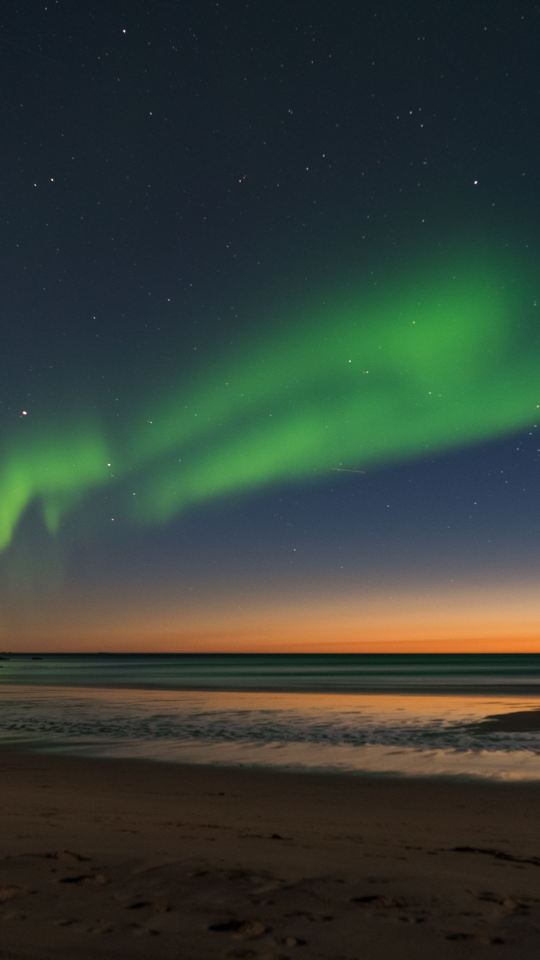
#> input picture assets/scenes/arctic/aurora1.jpg, 1080 x 1920 px (shown at 1/2 size)
$ python -i make_cover.py   (imports and definitions only)
#> lines starting #> are read from the running program, lines starting #| are printed output that depends on the picture
#> further down, picture is the input picture: PIL image 1080x1920 RGB; mean R, G, B 52.4, 62.3, 53.1
#!/usr/bin/env python3
# -*- coding: utf-8 -*-
"""
小红书封面生成器（bookmadebook 早晚班生产线用）

设计依据（2026-09-19 实测诊断：《莫斯科绅士》封面点击率 5.6% vs 同类中位 8.6%）：
  旧做法 = 从成片抽一帧当封面 → 无人、无钩子、书名仅占画面高 1.5%，缩略图里看不见。

本脚本规则：
  ① 尺寸：1080×1440（3:4，小红书信息流裁切后的安全区）同时出 1080×1920（9:16）兼容版
  ② 一句钩子 ≤14 字，字号 ≥ 画面高 8%（1440 下 ≥ 115px）
  ③ 单一视觉焦点（底图居中裁切，人物/主体居中）
  ④ 左下书名+作者小字（吃搜索与品牌），右下「AI 生成内容」角标（合规）
  ⑤ 底部渐变压暗保证文字可读

用法：
  python3 scripts/make_cover.py \
      --book 莫斯科绅士 --author 埃默·托尔斯 \
      --hook "被软禁32年，他活成了最优雅的人" \
      --base assets/scenes/book_莫斯科绅士/grand_hotel_lobby_marble/video/01.mp4 \
      --out /tmp/cover_v1.jpg
"""
import argparse, json, subprocess, sys, tempfile, os, warnings
# [1 line not run here, left out]
from pathlib import Path
from PIL import Image, ImageDraw, ImageFont, ImageFilter

RESAMPLE = getattr(getattr(Image, "Resampling", Image), "LANCZOS")

W, H = 1080, 1440          # 3:4 主版
W9, H9 = 1080, 1920        # 9:16 兼容版
FONT_BOLD = "/usr/share/fonts/opentype/noto/NotoSerifCJK-Bold.ttc"
FONT_REG  = "/usr/share/fonts/opentype/noto/NotoSansCJK-Regular.ttc"
FALLBACK_BOLD = "/mnt/c/Windows/Fonts/msyhbd.ttc"
FALLBACK_REG  = "/mnt/c/Windows/Fonts/msyh.ttc"


EXCLUDE = set()


# [31 lines left out: functions load_exclude, is_excluded, not called in this run]


def detail_score(img: Image.Image) -> float:
    """画面信息量评分。

    2026-09-19 加"中心主体清晰度"项：只看全图边缘方差会被**焦外虚化**骗到
    （实测怀表那版全是 bokeh，边缘方差照样高，但主体完全看不清）。
    中心区（主体所在）权重 45%，全图 55%；过亮/过暗（雾、空天、死黑）重罚。
    """
    g = img.convert("L").resize((240, 426))
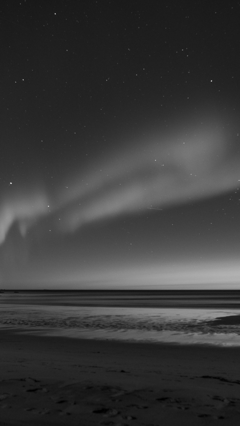
#> g: PIL image 240x426 L; min 0, max 178, mean 58.3
    edges = g.filter(ImageFilter.FIND_EDGES)
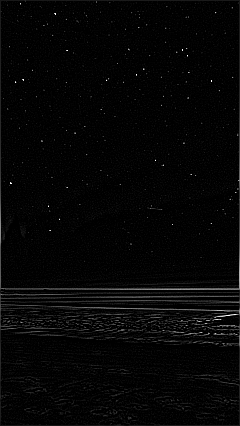
#> edges: PIL image 240x426 L; min 0, max 255, mean 5.7
    data = list(edges.getdata())
#> data = 102240 items
    mean = sum(data) / len(data)
#> mean = 5.67
    var = sum((v - mean) ** 2 for v in data) / len(data)
#> var = 236.1
    # 中心 55% 区域（主体位置）的清晰度
    cw, ch = int(240 * 0.55), int(426 * 0.55)
    cx, cy = (240 - cw) // 2, (426 - ch) // 2
    c = edges.crop((cx, cy, cx + cw, cy + ch))
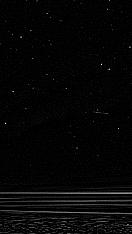
#> c: PIL image 132x234 L; min 0, max 255, mean 5.9
    cdata = list(c.getdata())
#> cdata = 30888 items
    cmean = sum(cdata) / len(cdata)
#> cmean = 5.86
    cvar = sum((v - cmean) ** 2 for v in cdata) / len(cdata)
#> cvar = 244.6
    score = var * 0.55 + cvar * 0.45
#> score = 239.9
    lum = sum(g.getdata()) / len(g.getdata()) / 255.0
#> lum = 0.228
    if lum < 0.16 or lum > 0.90:          # 死黑 / 死白 / 大雾
        score *= 0.25
    return score


# [219 lines left out: functions _probe_dur, best_frame_from_video, load_frame, crop_fill, gradient, wrap_balanced and 5 more, not called in this run]


# [2 lines not run here, left out]

>>> from PIL import Image
>>> picture = Image.open('../assets/scenes/arctic/aurora1.jpg')
>>> result = detail_score(picture)
#> result = 239.9

$ run again, on assets/scenes/desert/02.jpg
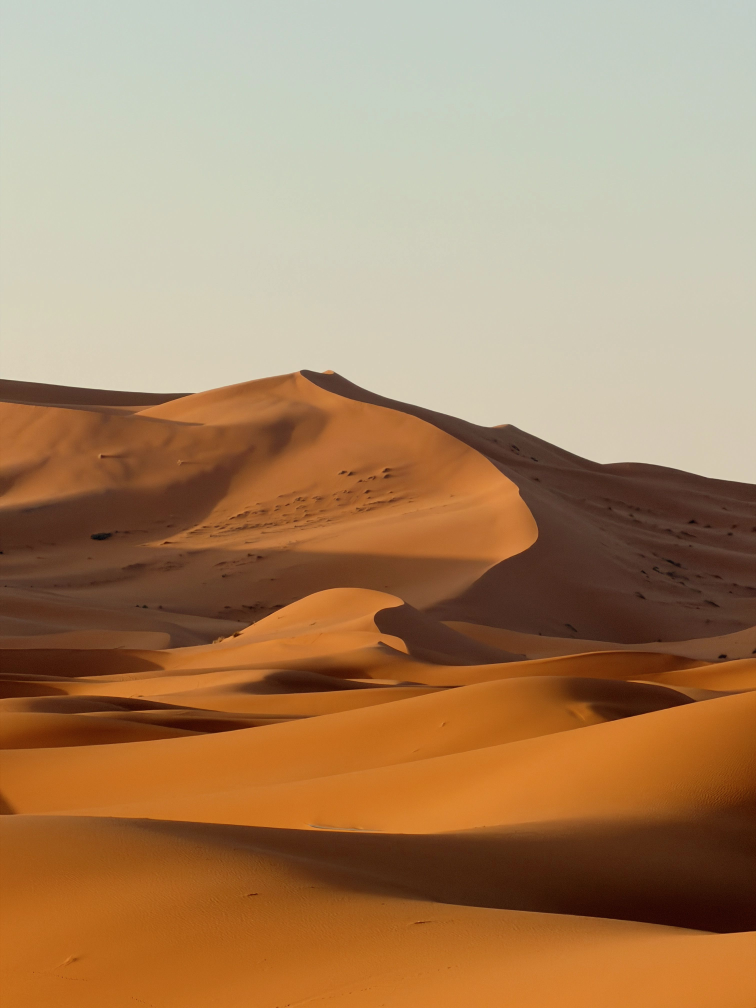
#> input picture assets/scenes/desert/02.jpg, 3024 x 4032 px (shown at 1/4 size)
#> picture is the input picture: PIL image 3024x4032 RGB; mean R, G, B 169.1, 133.5, 98.3
#> in detail_score, `edges = g.filter(ImageFilter.FIND_EDGES)`:
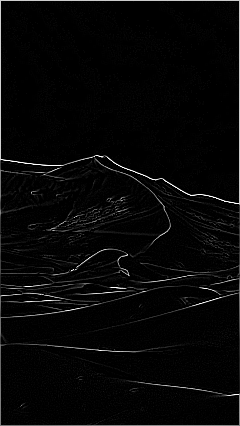
#> edges: PIL image 240x426 L; min 0, max 255, mean 7
#> data = 102240 items
#> mean = 7
#> var = 722.2
#> in detail_score, `c = edges.crop((cx, cy, cx + cw, cy + ch))`:
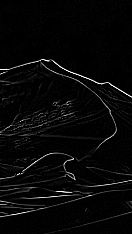
#> c: PIL image 132x234 L; min 0, max 255, mean 7.7
#> cdata = 30888 items
#> cmean = 7.69
#> cvar = 651.1
#> score = 690.2
#> lum = 0.55
#> result = 690.2

$ run again, on assets/scenes/finance/chart.jpg
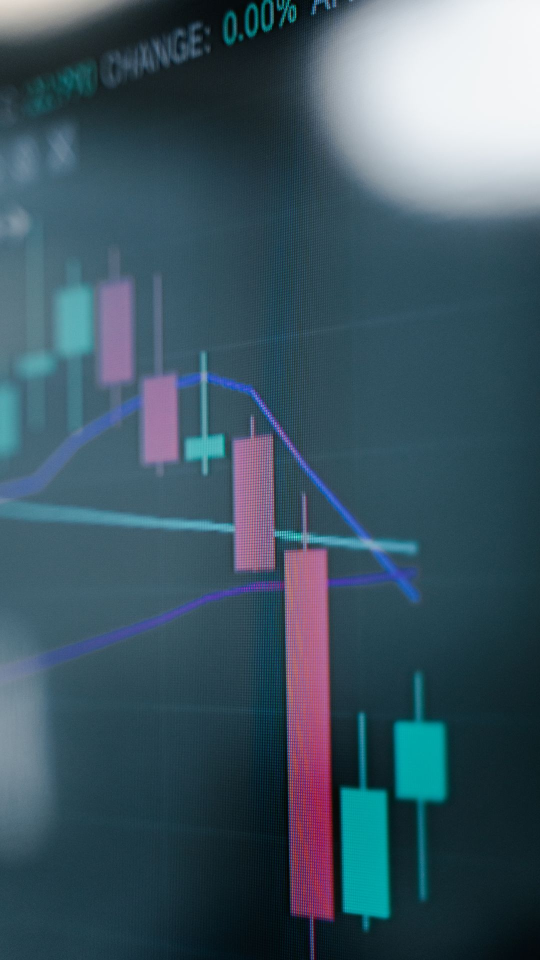
#> input picture assets/scenes/finance/chart.jpg, 1080 x 1920 px (shown at 1/2 size)
#> picture is the input picture: PIL image 1080x1920 RGB; mean R, G, B 62.1, 86.3, 99.2
#> in detail_score, `g = img.convert("L").resize((240, 426))`:
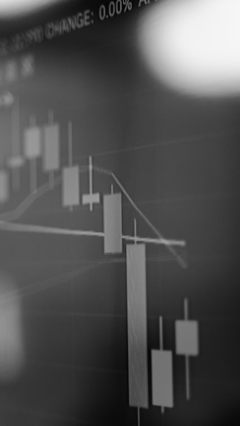
#> g: PIL image 240x426 L; min 5, max 247, mean 80.6
#> data = 102240 items
#> mean = 5.65
#> var = 375.4
#> in detail_score, `c = edges.crop((cx, cy, cx + cw, cy + ch))`:
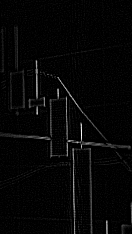
#> c: PIL image 132x234 L; min 0, max 252, mean 6.1
#> cdata = 30888 items
#> cmean = 6.09
#> cvar = 317
#> score = 349.1
#> lum = 0.316
#> result = 349.1
